Frame 1 (no input): blank canvas, image omitted
Frame 60 (no input): blank canvas, image omitted
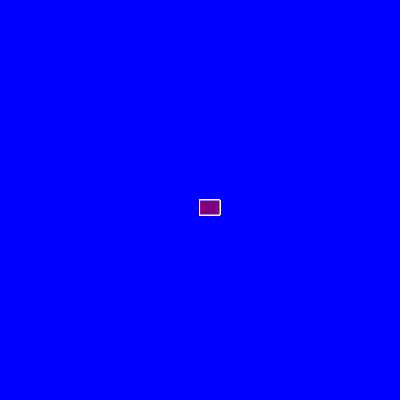
Frame 120 (the mouse pressed at the canvas centre since frame 60)

The p5.js sketch whose frames 1 and 60 were blank and that drew this single picture after the mouse press (run headless with seeded random() and noise() and a simulated clock; from frame 60 on, the mouse is pressed at the canvas centre):

// p5.js sketch
// ── sketch.js
function setup() {
    createCanvas(400, 400);
    background("blue");
  }
  
  function draw() {
    
    stroke("white");
    fill("purple");
    
    //console.log(mouseIsPressed);
    
    if(mouseIsPressed){
      rect(mouseX ,mouseY , 20, 15);
    }
  }
    
